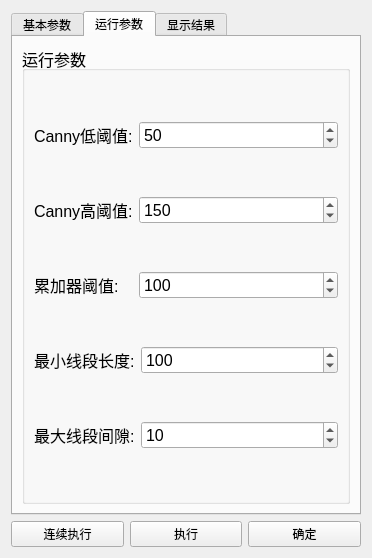
<?xml version="1.0" encoding="UTF-8"?>
<ui version="4.0">
 <class>LineParamsDialog</class>
 <widget class="QWidget" name="LineParamsDialog">
  <property name="geometry">
   <rect>
    <x>0</x>
    <y>0</y>
    <width>372</width>
    <height>558</height>
   </rect>
  </property>
  <property name="windowTitle">
   <string>Form</string>
  </property>
  <layout class="QVBoxLayout" name="verticalLayout_5">
   <item>
    <layout class="QVBoxLayout" name="verticalLayout_3">
     <item>
      <widget class="QTabWidget" name="tabWidget">
       <property name="styleSheet">
        <string notr="true"/>
       </property>
       <property name="currentIndex">
        <number>1</number>
       </property>
       <widget class="QWidget" name="tab">
        <attribute name="title">
         <string>基本参数</string>
        </attribute>
        <layout class="QHBoxLayout" name="horizontalLayout_21">
         <item>
          <layout class="QVBoxLayout" name="verticalLayout_4" stretch="2,8">
           <item>
            <widget class="QGroupBox" name="groupBox">
             <property name="font">
              <font>
               <pointsize>12</pointsize>
              </font>
             </property>
             <property name="title">
              <string>图像输入</string>
             </property>
             <layout class="QVBoxLayout" name="verticalLayout_7">
              <item>
               <layout class="QHBoxLayout" name="horizontalLayout_2" stretch="2,8">
                <item>
                 <widget class="QLabel" name="label">
                  <property name="font">
                   <font>
                    <pointsize>9</pointsize>
                   </font>
                  </property>
                  <property name="text">
                   <string>图像源：</string>
                  </property>
                 </widget>
                </item>
                <item>
                 <widget class="QComboBox" name="input_source">
                  <property name="font">
                   <font>
                    <pointsize>9</pointsize>
                   </font>
                  </property>
                  <property name="currentText">
                   <string/>
                  </property>
                  <property name="placeholderText">
                   <string>0 图像源1.图像</string>
                  </property>
                 </widget>
                </item>
               </layout>
              </item>
             </layout>
            </widget>
           </item>
           <item>
            <widget class="QGroupBox" name="groupBox_2">
             <property name="font">
              <font>
               <pointsize>12</pointsize>
              </font>
             </property>
             <property name="title">
              <string>ROI区域</string>
             </property>
             <widget class="QWidget" name="roi_params_widget" native="true">
              <property name="geometry">
               <rect>
                <x>10</x>
                <y>190</y>
                <width>311</width>
                <height>146</height>
               </rect>
              </property>
              <layout class="QVBoxLayout" name="verticalLayout_6">
               <item>
                <layout class="QVBoxLayout" name="verticalLayout_2">
                 <item>
                  <layout class="QHBoxLayout" name="horizontalLayout_5" stretch="2,8">
                   <item>
                    <widget class="QLabel" name="label_x">
                     <property name="font">
                      <font>
                       <pointsize>12</pointsize>
                      </font>
                     </property>
                     <property name="text">
                      <string>X:</string>
                     </property>
                    </widget>
                   </item>
                   <item>
                    <widget class="QSpinBox" name="spin_roi_x">
                     <property name="font">
                      <font>
                       <pointsize>12</pointsize>
                      </font>
                     </property>
                     <property name="maximum">
                      <number>10000</number>
                     </property>
                    </widget>
                   </item>
                  </layout>
                 </item>
                 <item>
                  <layout class="QHBoxLayout" name="horizontalLayout_6" stretch="2,8">
                   <item>
                    <widget class="QLabel" name="label_y">
                     <property name="font">
                      <font>
                       <pointsize>12</pointsize>
                      </font>
                     </property>
                     <property name="text">
                      <string>Y:</string>
                     </property>
                    </widget>
                   </item>
                   <item>
                    <widget class="QSpinBox" name="spin_roi_y">
                     <property name="font">
                      <font>
                       <pointsize>12</pointsize>
                      </font>
                     </property>
                     <property name="maximum">
                      <number>10000</number>
                     </property>
                    </widget>
                   </item>
                  </layout>
                 </item>
                 <item>
                  <layout class="QHBoxLayout" name="horizontalLayout_7" stretch="2,8">
                   <item>
                    <widget class="QLabel" name="label_w">
                     <property name="font">
                      <font>
                       <pointsize>12</pointsize>
                      </font>
                     </property>
                     <property name="text">
                      <string>W:</string>
                     </property>
                    </widget>
                   </item>
                   <item>
                    <widget class="QSpinBox" name="spin_roi_w">
                     <property name="font">
                      <font>
                       <pointsize>12</pointsize>
                      </font>
                     </property>
                     <property name="maximum">
                      <number>10000</number>
                     </property>
                    </widget>
                   </item>
                  </layout>
                 </item>
                 <item>
                  <layout class="QHBoxLayout" name="horizontalLayout_8" stretch="2,8">
                   <item>
                    <widget class="QLabel" name="label_h">
                     <property name="font">
                      <font>
                       <pointsize>12</pointsize>
                      </font>
                     </property>
                     <property name="text">
                      <string>H:</string>
                     </property>
                    </widget>
                   </item>
                   <item>
                    <widget class="QSpinBox" name="spin_roi_h">
                     <property name="font">
                      <font>
                       <pointsize>12</pointsize>
                      </font>
                     </property>
                     <property name="maximum">
                      <number>10000</number>
                     </property>
                    </widget>
                   </item>
                  </layout>
                 </item>
                </layout>
               </item>
              </layout>
             </widget>
             <widget class="QWidget" name="layoutWidget">
              <property name="geometry">
               <rect>
                <x>11</x>
                <y>31</y>
                <width>291</width>
                <height>125</height>
               </rect>
              </property>
              <layout class="QVBoxLayout" name="verticalLayout">
               <item>
                <layout class="QHBoxLayout" name="horizontalLayout">
                 <item>
                  <widget class="QLabel" name="label_2">
                   <property name="font">
                    <font>
                     <pointsize>12</pointsize>
                    </font>
                   </property>
                   <property name="text">
                    <string>ROI创建</string>
                   </property>
                  </widget>
                 </item>
                 <item>
                  <widget class="QRadioButton" name="roi_draw">
                   <property name="font">
                    <font>
                     <pointsize>12</pointsize>
                    </font>
                   </property>
                   <property name="text">
                    <string>绘制</string>
                   </property>
                  </widget>
                 </item>
                 <item>
                  <widget class="QRadioButton" name="roi_inherit">
                   <property name="font">
                    <font>
                     <pointsize>12</pointsize>
                    </font>
                   </property>
                   <property name="text">
                    <string>继承</string>
                   </property>
                  </widget>
                 </item>
                </layout>
               </item>
               <item>
                <layout class="QHBoxLayout" name="horizontalLayout_3" stretch="1,3">
                 <item>
                  <widget class="QLabel" name="label_3">
                   <property name="font">
                    <font>
                     <pointsize>12</pointsize>
                    </font>
                   </property>
                   <property name="text">
                    <string>形状</string>
                   </property>
                  </widget>
                 </item>
                 <item>
                  <widget class="QComboBox" name="comboBox">
                   <property name="font">
                    <font>
                     <pointsize>12</pointsize>
                    </font>
                   </property>
                   <item>
                    <property name="text">
                     <string>矩形</string>
                    </property>
                   </item>
                   <item>
                    <property name="text">
                     <string>圆</string>
                    </property>
                   </item>
                  </widget>
                 </item>
                </layout>
               </item>
               <item>
                <layout class="QHBoxLayout" name="horizontalLayout_10" stretch="3,7">
                 <item>
                  <widget class="QLabel" name="label_4">
                   <property name="font">
                    <font>
                     <pointsize>12</pointsize>
                    </font>
                   </property>
                   <property name="text">
                    <string>屏蔽形状</string>
                   </property>
                  </widget>
                 </item>
                 <item>
                  <widget class="QCheckBox" name="cb_hide_roi">
                   <property name="text">
                    <string>隐藏</string>
                   </property>
                  </widget>
                 </item>
                </layout>
               </item>
               <item>
                <layout class="QHBoxLayout" name="horizontalLayout_4" stretch="1,1,2">
                 <item>
                  <widget class="QLabel" name="label_5">
                   <property name="font">
                    <font>
                     <pointsize>12</pointsize>
                    </font>
                   </property>
                   <property name="text">
                    <string>位置修正</string>
                   </property>
                  </widget>
                 </item>
                 <item>
                  <widget class="QSlider" name="pos_correction_slider">
                   <property name="styleSheet">
                    <string notr="true">QSlider::groove:horizontal {
            border: none;
            background: #cccccc;
            height: 18px;
            border-radius: 9px;
            margin: 0px 0px 0px 0px;
            min-width: 40px;
        }
        QSlider::handle:horizontal {
            background: #ffffff;
            border: 1px solid #a0a0a0;
            width: 16px;
            height: 16px;
            margin: -8px 0px; 
            border-radius: 8px;
        }
        QSlider::sub-page:horizontal {
            background: #e67e22;
            border-radius: 9px;
        }</string>
                   </property>
                   <property name="maximum">
                    <number>1</number>
                   </property>
                   <property name="pageStep">
                    <number>1</number>
                   </property>
                   <property name="orientation">
                    <enum>Qt::Horizontal</enum>
                   </property>
                  </widget>
                 </item>
                 <item>
                  <spacer name="horizontalSpacer">
                   <property name="orientation">
                    <enum>Qt::Horizontal</enum>
                   </property>
                   <property name="sizeHint" stdset="0">
                    <size>
                     <width>40</width>
                     <height>20</height>
                    </size>
                   </property>
                  </spacer>
                 </item>
                </layout>
               </item>
              </layout>
             </widget>
             <widget class="QWidget" name="layoutWidget">
              <property name="geometry">
               <rect>
                <x>30</x>
                <y>160</y>
                <width>281</width>
                <height>31</height>
               </rect>
              </property>
              <layout class="QHBoxLayout" name="horizontalLayout_11" stretch="1,2,1">
               <item>
                <widget class="QPushButton" name="pushButton">
                 <property name="font">
                  <font>
                   <pointsize>12</pointsize>
                   <bold>true</bold>
                  </font>
                 </property>
                 <property name="text">
                  <string>框选</string>
                 </property>
                </widget>
               </item>
               <item>
                <spacer name="horizontalSpacer_2">
                 <property name="orientation">
                  <enum>Qt::Horizontal</enum>
                 </property>
                 <property name="sizeHint" stdset="0">
                  <size>
                   <width>40</width>
                   <height>20</height>
                  </size>
                 </property>
                </spacer>
               </item>
               <item>
                <widget class="QPushButton" name="btn_roi_toggle">
                 <property name="font">
                  <font>
                   <pointsize>12</pointsize>
                   <bold>true</bold>
                  </font>
                 </property>
                 <property name="styleSheet">
                  <string notr="true">QPushButton {
    background-color: transparent;
    border: none;
    color: #666666; /* 对应图中的浅灰色 */
    font-weight: bold;
    text-align: left;
}</string>
                 </property>
                 <property name="text">
                  <string>ROI参数</string>
                 </property>
                 <property name="flat">
                  <bool>true</bool>
                 </property>
                </widget>
               </item>
              </layout>
             </widget>
            </widget>
           </item>
          </layout>
         </item>
        </layout>
       </widget>
       <widget class="QWidget" name="tab_2">
        <attribute name="title">
         <string>运行参数</string>
        </attribute>
        <layout class="QHBoxLayout" name="horizontalLayout_20">
         <item>
          <widget class="QGroupBox" name="groupBox_3">
           <property name="font">
            <font>
             <pointsize>12</pointsize>
            </font>
           </property>
           <property name="title">
            <string>运行参数</string>
           </property>
           <layout class="QHBoxLayout" name="horizontalLayout_17">
            <item>
             <layout class="QVBoxLayout" name="verticalLayout_8">
              <item>
               <layout class="QHBoxLayout" name="horizontalLayout_12" stretch="1,2">
                <item>
                 <widget class="QLabel" name="canny_low">
                  <property name="text">
                   <string>Canny低阈值:</string>
                  </property>
                 </widget>
                </item>
                <item>
                 <widget class="QSpinBox" name="spin_canny_low">
                  <property name="maximum">
                   <number>500</number>
                  </property>
                  <property name="value">
                   <number>50</number>
                  </property>
                 </widget>
                </item>
               </layout>
              </item>
              <item>
               <layout class="QHBoxLayout" name="horizontalLayout_13" stretch="1,2">
                <item>
                 <widget class="QLabel" name="canny_high">
                  <property name="text">
                   <string>Canny高阈值:</string>
                  </property>
                 </widget>
                </item>
                <item>
                 <widget class="QSpinBox" name="spin_canny_high">
                  <property name="maximum">
                   <number>500</number>
                  </property>
                  <property name="value">
                   <number>150</number>
                  </property>
                 </widget>
                </item>
               </layout>
              </item>
              <item>
               <layout class="QHBoxLayout" name="horizontalLayout_14" stretch="1,2">
                <item>
                 <widget class="QLabel" name="threshold">
                  <property name="text">
                   <string>累加器阈值:</string>
                  </property>
                 </widget>
                </item>
                <item>
                 <widget class="QSpinBox" name="spin_hough_threshold">
                  <property name="maximum">
                   <number>1000</number>
                  </property>
                  <property name="value">
                   <number>100</number>
                  </property>
                 </widget>
                </item>
               </layout>
              </item>
              <item>
               <layout class="QHBoxLayout" name="horizontalLayout_15" stretch="1,2">
                <item>
                 <widget class="QLabel" name="min_line_length">
                  <property name="text">
                   <string>最小线段长度:</string>
                  </property>
                 </widget>
                </item>
                <item>
                 <widget class="QSpinBox" name="spin_min_line_length">
                  <property name="maximum">
                   <number>1000</number>
                  </property>
                  <property name="value">
                   <number>100</number>
                  </property>
                 </widget>
                </item>
               </layout>
              </item>
              <item>
               <layout class="QHBoxLayout" name="horizontalLayout_16" stretch="1,2">
                <item>
                 <widget class="QLabel" name="label_10">
                  <property name="text">
                   <string>最大线段间隙:</string>
                  </property>
                 </widget>
                </item>
                <item>
                 <widget class="QSpinBox" name="spin_max_line_gap">
                  <property name="maximum">
                   <number>500</number>
                  </property>
                  <property name="value">
                   <number>10</number>
                  </property>
                 </widget>
                </item>
               </layout>
              </item>
             </layout>
            </item>
           </layout>
          </widget>
         </item>
        </layout>
       </widget>
       <widget class="QWidget" name="tab_3">
        <attribute name="title">
         <string>显示结果</string>
        </attribute>
        <widget class="QGroupBox" name="groupBox_4">
         <property name="geometry">
          <rect>
           <x>20</x>
           <y>10</y>
           <width>301</width>
           <height>81</height>
          </rect>
         </property>
         <property name="font">
          <font>
           <pointsize>12</pointsize>
          </font>
         </property>
         <property name="title">
          <string>检测结果</string>
         </property>
         <widget class="QWidget" name="layoutWidget">
          <property name="geometry">
           <rect>
            <x>20</x>
            <y>30</y>
            <width>201</width>
            <height>31</height>
           </rect>
          </property>
          <layout class="QHBoxLayout" name="horizontalLayout_18">
           <item>
            <widget class="QLabel" name="label_6">
             <property name="text">
              <string>直线数量：</string>
             </property>
            </widget>
           </item>
           <item>
            <widget class="QLabel" name="label_7">
             <property name="text">
              <string>0</string>
             </property>
            </widget>
           </item>
          </layout>
         </widget>
        </widget>
       </widget>
      </widget>
     </item>
     <item>
      <layout class="QHBoxLayout" name="horizontalLayout_9">
       <item>
        <widget class="QPushButton" name="btn_cont">
         <property name="text">
          <string>连续执行</string>
         </property>
        </widget>
       </item>
       <item>
        <widget class="QPushButton" name="btn_run">
         <property name="text">
          <string>执行</string>
         </property>
        </widget>
       </item>
       <item>
        <widget class="QPushButton" name="btn_ok">
         <property name="text">
          <string>确定</string>
         </property>
        </widget>
       </item>
      </layout>
     </item>
    </layout>
   </item>
  </layout>
 </widget>
 <resources/>
 <connections/>
</ui>
